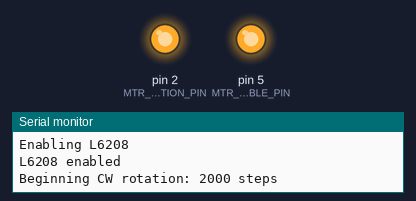
A sketch run on a simulated Arduino Uno, built with avr-gcc and run on an emulated ATmega328P. On the bench: output pins drawn as LEDs (lit = HIGH), the last lines printed to the serial monitor. Pins used as bus, display or sensor lines are not drawn.

Above: at 0.1 s.
At 4.1 s:
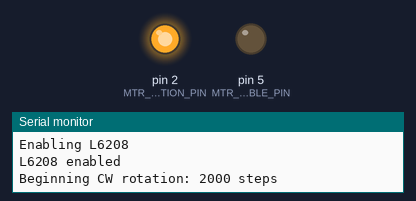
At 5.1 s:
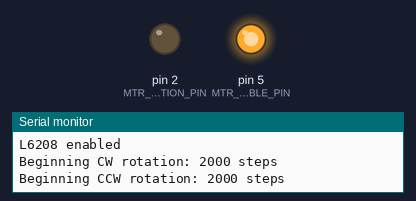
At 9.2 s:
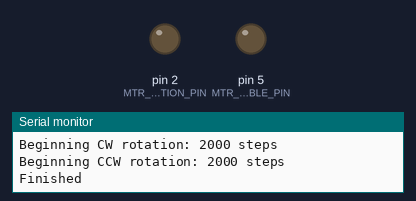
Timing chart, 0 to 10.7 s (numbered marks = the images above):
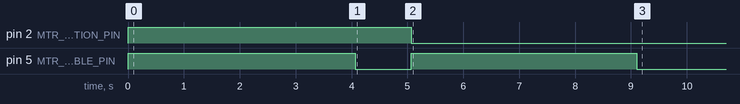

The sketch:

L6208_test.ino
```cpp
/**
 * L6208 test
 *
 */

// the state machine takes on step on each rising clock edge, max freq 100kHz
#define MTR_CLK_PIN 6
// low switches off all power, high enables the chip
#define MTR_ENABLE_PIN 5
// definitions for this pin below: (C)CW
#define MTR_ORIENTATION_PIN 2
// low logic level starts a chip reset
#define MTR_RESET_PIN 4
// definitions for the (counter)clockwise logic levels
#define CW HIGH
#define CCW LOW

void setup() {
  pinMode(MTR_RESET_PIN, OUTPUT);
  // high means not resetting
  digitalWrite(MTR_RESET_PIN, HIGH);
  pinMode(MTR_CLK_PIN, OUTPUT);
  pinMode(MTR_ORIENTATION_PIN, OUTPUT);
  pinMode(MTR_ENABLE_PIN, OUTPUT);

  digitalWrite(MTR_CLK_PIN, LOW);
  digitalWrite(MTR_ORIENTATION_PIN, CW);
  digitalWrite(MTR_ENABLE_PIN, LOW);

  Serial.begin(9600);
  while (!Serial) {
    // wait for connection to be established
  }

  Serial.println("Resetting L6208");
  // send the reset pin from low then back to high to perform a reset
  digitalWrite(MTR_RESET_PIN, LOW);
  // the device requires 1us with the reset low in order to reset: 1ms will be plenty
  delay(1);
  digitalWrite(MTR_RESET_PIN, HIGH);
  Serial.println("L6208 reset");
  Serial.println("Enabling L6208");
  digitalWrite(MTR_ENABLE_PIN, HIGH);
  Serial.println("L6208 enabled");

  Serial.println("Beginning CW rotation: 2000 steps");
  for (int i = 0; i < 2000; i++) {
    digitalWrite(MTR_CLK_PIN, HIGH);
    // delayMicroseconds(20);
    delay(1);
    digitalWrite(MTR_CLK_PIN, LOW);
    // delayMicroseconds(20);
    delay(1);
  }
  digitalWrite(MTR_ENABLE_PIN, LOW);
  delay(1000);
  Serial.println("Beginning CCW rotation: 2000 steps");
  digitalWrite(MTR_ORIENTATION_PIN, CCW);
  digitalWrite(MTR_ENABLE_PIN, HIGH);
  for (int i = 0; i < 2000; i++) {
    digitalWrite(MTR_CLK_PIN, HIGH);
    // delayMicroseconds(20);
    delay(1);
    digitalWrite(MTR_CLK_PIN, LOW);
    // delayMicroseconds(20);
    delay(1);
  }

  Serial.println("Finished");
  digitalWrite(MTR_ENABLE_PIN, LOW);
}

void loop() {

}
```
